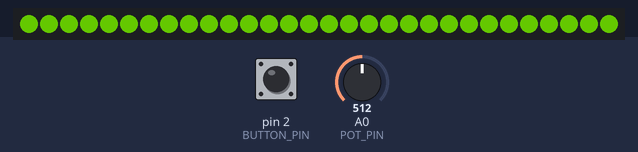
A sketch run on a simulated Arduino Uno, built with avr-gcc and run on an emulated ATmega328P. Parts: 30 RGB LEDs in strip order, left to right. The test bench sets the inputs (shaded band); at power-on: pin 2 (BUTTON_PIN) HIGH, A0 (POT_PIN) = 512. Dim RGB values are drawn brighter than linear.

Above: at 2.7 s.
2.8 s: pin 2 (BUTTON_PIN) pulled LOW for 0.15 s
At 2.98 s:
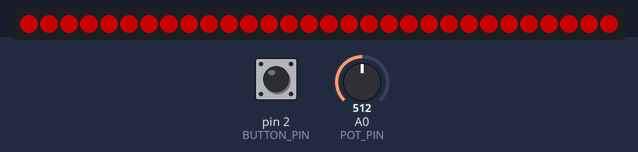
3.5 s: pin 2 (BUTTON_PIN) pulled LOW for 1 s
At 3.71 s:
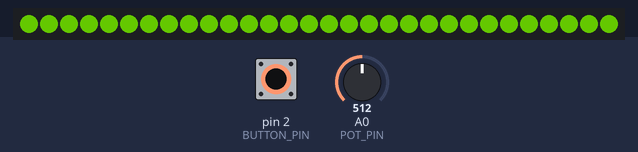
At 12.95 s:
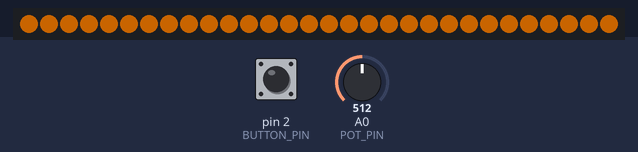

The sketch:

led_controller.ino
```cpp
/*
 * LED Strip Controller with Potentiometer
 * controls WS2812B LED strip
 *
 * wiring:
 * - potentiometer: A0, 5V, GND
 * - button: pin 2, GND (with internal pullup)
 * - LED strip data: pin 6
 */

#include <Adafruit_NeoPixel.h>

#define PIN 6
#define NUM_PIXELS 30
#define POT_PIN A0
#define BUTTON_PIN 2

Adafruit_NeoPixel strip(NUM_PIXELS, PIN, NEO_GRB + NEO_KHZ800);

bool partyMode = false;
unsigned long lastButtonPress = 0;
const long DEBOUNCE_DELAY = 200;

void setup() {
  strip.begin();
  strip.show();
  strip.setBrightness(100);

  pinMode(BUTTON_PIN, INPUT_PULLUP);

  // set all LEDs to white initially
  colorWipe(strip.Color(50, 50, 50), 50);
}

void loop() {
  // check button for party mode
  if (digitalRead(BUTTON_PIN) == LOW) {
    unsigned long currentTime = millis();

    if (currentTime - lastButtonPress > DEBOUNCE_DELAY) {
      partyMode = !partyMode;
      lastButtonPress = currentTime;

      if (!partyMode) {
        // turn off party mode, back to normal
        strip.clear();
      }
    }
    delay(50);
  }

  if (partyMode) {
    runPartyMode();
  } else {
    // read potentiometer and set color
    int potValue = analogRead(POT_PIN);

    // map pot value (0-1023) to hue (0-65535)
    uint16_t hue = map(potValue, 0, 1023, 0, 65535);

    // convert HSV to RGB (simplified)
    uint32_t color = Wheel(hue);

    for (int i = 0; i < strip.numPixels(); i++) {
      strip.setPixelColor(i, color);
    }
    strip.show();
  }

  delay(10);
}

void runPartyMode() {
  static uint16_t currentHue = 0;

  currentHue += 50;  // change speed

  uint32_t color = Wheel(currentHue);

  for (int i = 0; i < strip.numPixels(); i++) {
    strip.setPixelColor(i, color);
  }
  strip.show();

  delay(30);
}

// input a value 0-65535 to get a color from the rainbow
uint32_t Wheel(uint16_t WheelPos) {
  if (WheelPos < 21845) {
    return strip.Color(255, WheelPos * 3 / 256, 0);
  } else if (WheelPos < 43690) {
    return strip.Color(255 - ((WheelPos - 21845) * 3 / 256), 255, 0);
  } else {
    return strip.Color(0, 255 - ((WheelPos - 43690) * 3 / 256), (WheelPos - 43690) * 3 / 256);
  }
}

// fill pixels one after another with a color
void colorWipe(uint32_t color, int wait) {
  for (int i = 0; i < strip.numPixels(); i++) {
    strip.setPixelColor(i, color);
    strip.show();
    delay(wait);
  }
}
```

Measured:
- after the input at 2.8 s, the LEDs: change after 0.06 s (image 1)
- after the input at 3.5 s, the LEDs: change after 0.09 s (image 2)
